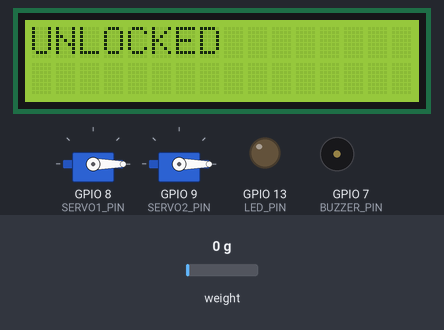
A sketch run on a simulated ESP32-S3. Parts: 2 × servo, 16×2 character LCD, output pins drawn as LEDs (lit = HIGH), buzzer (waves = sounding). Dashed ring = blinking. The test bench sets the inputs (shaded band); at power-on: weight on the scale 0 g. WiFi joins after 1.5 s; servers stay silent unless stated; no MQTT or app messages arrive unless stated; what the sketch prints to the serial monitor is not drawn.

Above: at 3.7 s.
3.8 s: weight on the scale set to 186 g
6.8 s: weight on the scale set to 211 g
At 9.6 s:
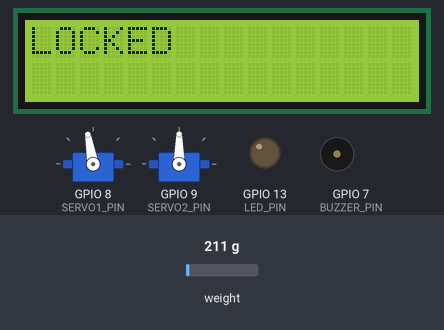
9.8 s: weight on the scale set to 169 g
11.3 s: weight on the scale set to 153 g
At 11.8 s:
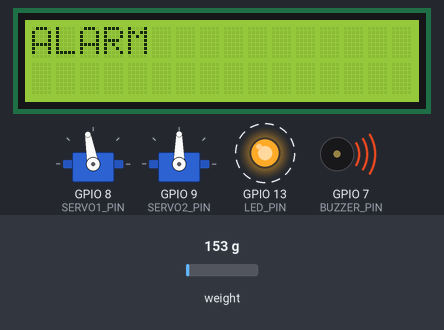
Timing chart, 0 to 15.3 s (numbered marks = the images above; inputs shaded):
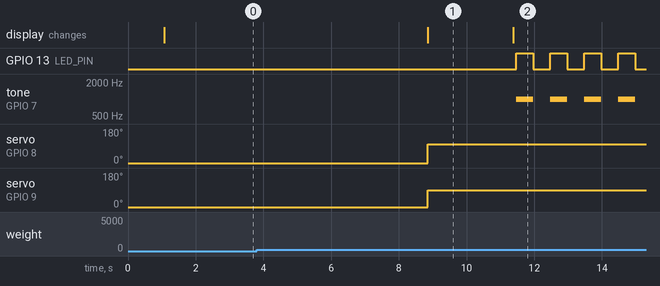

Measured:
- the behaviour switches between 200 and 201 g on weight on the scale (found by bisection; images 0 and 1)
- the behaviour switches between 161 and 160 g on weight on the scale (found by bisection; images 1 and 2)
- after the input at 3.8 s, every drawn part: stays the same
- after the input at 6.8 s, servo on GPIO 8 (SERVO1_PIN): 0° → 100° after 2.0 s; servo on GPIO 9 (SERVO2_PIN): 0° → 90° after 2.0 s; the display: changes after 2.1 s (image 1)
- after the input at 9.8 s, every drawn part: stays the same
- after the input at 11.3 s, GPIO 13 (LED_PIN): alternates HIGH for 0.50 s and LOW for 0.50 s, starting after 0.17 s; tone on GPIO 7 (BUZZER_PIN): alternates 1000 Hz for 0.50 s and silent for 0.50 s, starting after 0.17 s; the display: changes after 0.07 s (image 2)

The sketch:

Smart_Motorbike_Lock_Project.ino
```cpp
#include <HX711.h>
#include <Wire.h>
#include <LiquidCrystal_I2C.h>
#include <Servo.h>
#include <WiFi.h>
#include <PubSubClient.h>

// HX711 pins
#define DOUT  2
#define CLK   3
HX711 scale;

// Servo pins
#define SERVO1_PIN  8
#define SERVO2_PIN  9
Servo servo1;
Servo servo2;

// LED & Buzzer
#define LED_PIN    13
#define BUZZER_PIN 7

// LCD
LiquidCrystal_I2C lcd(0x27,16,2);

// Wi-Fi and MQTT
const char* ssid = "WiFi";
const char* password = "12345678";
const char* mqtt_server = "000.00.00.00";
WiFiClient espClient;
PubSubClient client(espClient);

// System states
enum SystemState { UNLOCKED, LOCKED, ALARM };
SystemState state = UNLOCKED;

// Calibration and thresholds
float lockedWeight = 0.0;
float weightTolerance = 0.05;  // kg tolerance for small-scale test
float bikeThreshold = 0.2;     // kg minimum weight to trigger lock
float calibrationFactor = 145000; // HX711 factor from previous calibration

// Alarm timing
unsigned long lastFlash = 0;
bool alarmState = false;

// Weight stabilization
unsigned long weightStableStart = 0;
bool weightStable = false;
const unsigned long stableTime = 2000; // 2 seconds

void setup() {
  Serial.begin(9600);

  // Initialize HX711
  scale.begin(DOUT, CLK);
  scale.set_scale(calibrationFactor);
  scale.tare();

  // Initialize Servos
  servo1.attach(SERVO1_PIN);
  servo2.attach(SERVO2_PIN);
  servo1.write(0); // Open
  servo2.write(0); // Open

  // LED & Buzzer
  pinMode(LED_PIN, OUTPUT);
  pinMode(BUZZER_PIN, OUTPUT);

  // LCD
  lcd.init();
  lcd.backlight();
  lcd.clear();
  lcd.setCursor(0,0);
  lcd.print("UNLOCKED");

  // Wi-Fi
  WiFi.begin(ssid, password);
  while (WiFi.status() != WL_CONNECTED) {
    delay(500);
    Serial.print(".");
  }
  Serial.println("WiFi connected");

  // MQTT
  client.setServer(mqtt_server, 1883);
  client.setCallback(mqttCallback);
}

void loop() {
  if (!client.connected()) {
    reconnectMQTT();
  }
  client.loop();

  float weight = scale.get_units();
  Serial.println(weight);

  unsigned long now = millis();

  // --- Weight stabilization logic ---
  if(state == UNLOCKED){
    if(weight > bikeThreshold){
      if(!weightStable){
        weightStableStart = millis();
        weightStable = true;
      } else if(now - weightStableStart >= stableTime){
        lockedWeight = weight;
        closeServos();
        lcdMessage("LOCKED");
        state = LOCKED;
        weightStable = false; // reset
      }
    } else {
      weightStable = false; // reset if weight drops below threshold
    }
  }

  switch(state){
    case LOCKED:
      if(abs(weight - lockedWeight) > weightTolerance){
        state = ALARM;
        lcdMessage("ALARM");
      }
      break;

    case ALARM:
      // Non-blocking alarm flash
      if(now - lastFlash > 500){ // 500 ms toggle
        alarmState = !alarmState;
        digitalWrite(LED_PIN, alarmState);
        if(alarmState){
          tone(BUZZER_PIN, 1000); // 1000 Hz tone ON
        } else {
          noTone(BUZZER_PIN);     // tone OFF
        }
        lastFlash = now;
      }
      break;
  }
}

void closeServos(){
  servo1.write(100); // Adjust as needed
  servo2.write(90);
}

void openServos(){
  servo1.write(0);
  servo2.write(0);
}

void stopAlarm(){
  digitalWrite(LED_PIN,LOW);
  noTone(BUZZER_PIN);
  lcdMessage("UNLOCKED");
  state = UNLOCKED;
}

void lcdMessage(String msg){
  lcd.clear();
  lcd.setCursor(0,0);
  lcd.print(msg);
}

// MQTT callback
void mqttCallback(char* topic, byte* payload, unsigned int length) {
  String message = "";
  for(unsigned int i = 0; i < length; i++){
    message += (char)payload[i];
  }

  if(message == "release"){
    openServos();
    stopAlarm();
  }
}

void reconnectMQTT() {
  while (!client.connected()) {
    Serial.print("Attempting MQTT connection...");
    if (client.connect("ArduinoBikeLock")) {
      Serial.println("connected");
      client.subscribe("bike/lock"); // your topic
    } else {
      Serial.print("failed, rc=");
      Serial.print(client.state());
      Serial.println(" try again in 2 seconds");
      delay(2000);
    }
  }
}
```
